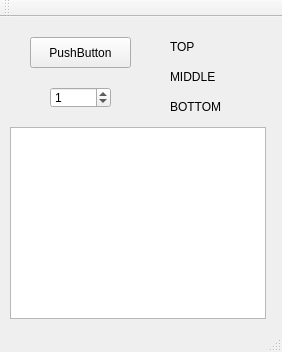
<?xml version="1.0" encoding="UTF-8"?>
<ui version="4.0">
 <class>MainWindow</class>
 <widget class="QMainWindow" name="MainWindow">
  <property name="geometry">
   <rect>
    <x>0</x>
    <y>0</y>
    <width>282</width>
    <height>352</height>
   </rect>
  </property>
  <property name="windowTitle">
   <string>MainWindow</string>
  </property>
  <widget class="QWidget" name="centralWidget">
   <widget class="QPushButton" name="pushBtn">
    <property name="geometry">
     <rect>
      <x>30</x>
      <y>20</y>
      <width>101</width>
      <height>31</height>
     </rect>
    </property>
    <property name="text">
     <string>PushButton</string>
    </property>
   </widget>
   <widget class="QLabel" name="topLabel">
    <property name="geometry">
     <rect>
      <x>170</x>
      <y>20</y>
      <width>80</width>
      <height>20</height>
     </rect>
    </property>
    <property name="text">
     <string>TOP</string>
    </property>
   </widget>
   <widget class="QLabel" name="midLabel">
    <property name="geometry">
     <rect>
      <x>170</x>
      <y>50</y>
      <width>80</width>
      <height>20</height>
     </rect>
    </property>
    <property name="text">
     <string>MIDDLE</string>
    </property>
   </widget>
   <widget class="QLabel" name="bottomLabel">
    <property name="geometry">
     <rect>
      <x>170</x>
      <y>80</y>
      <width>80</width>
      <height>20</height>
     </rect>
    </property>
    <property name="text">
     <string>BOTTOM</string>
    </property>
   </widget>
   <widget class="QSpinBox" name="spinBox">
    <property name="geometry">
     <rect>
      <x>50</x>
      <y>70</y>
      <width>61</width>
      <height>21</height>
     </rect>
    </property>
    <property name="minimum">
     <number>-10</number>
    </property>
    <property name="maximum">
     <number>10</number>
    </property>
    <property name="value">
     <number>1</number>
    </property>
   </widget>
   <widget class="MyListWidget" name="listWidget">
    <property name="geometry">
     <rect>
      <x>10</x>
      <y>110</y>
      <width>256</width>
      <height>192</height>
     </rect>
    </property>
   </widget>
  </widget>
  <widget class="QMenuBar" name="menuBar">
   <property name="geometry">
    <rect>
     <x>0</x>
     <y>0</y>
     <width>282</width>
     <height>17</height>
    </rect>
   </property>
  </widget>
  <widget class="QToolBar" name="mainToolBar">
   <attribute name="toolBarArea">
    <enum>TopToolBarArea</enum>
   </attribute>
   <attribute name="toolBarBreak">
    <bool>false</bool>
   </attribute>
  </widget>
  <widget class="QStatusBar" name="statusBar"/>
 </widget>
 <layoutdefault spacing="6" margin="11"/>
 <customwidgets>
  <customwidget>
   <class>MyListWidget</class>
   <extends>QListWidget</extends>
   <header>mylistwidget.h</header>
  </customwidget>
 </customwidgets>
 <resources/>
 <connections/>
</ui>
